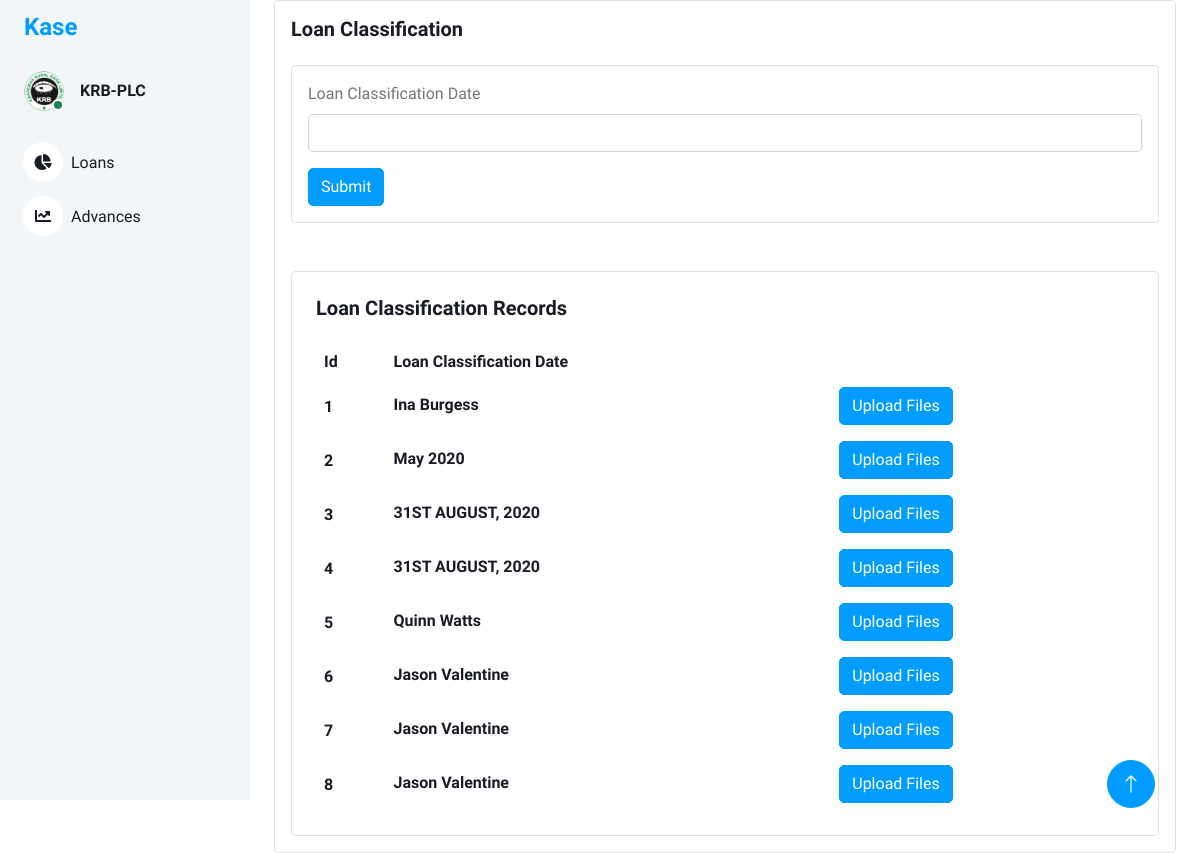
The page / on the database its author committed.
### models/loan_classification.py (models this page shows, shortened)
class LoanClassification(db.Model):
    id = db.Column(db.Integer, primary_key=True)
    loan_classification_name = db.Column(db.String(100), nullable=False)
    loan_classification_desc = db.Column(db.String(100), nullable=True)

### views/main_views.py (the view)
@bp.route('/')
def index():
    loan_classifications = LoanClassification.query.all()  # Retrieve all loan classifications from the database
    serialized_loan_classifications = []
    for classification in loan_classifications:
        serialized_loan_classifications.append({
            'id': classification.id,
            'loan_classification_name': classification.loan_classification_name,
            'loan_classification_desc': classification.loan_classification_desc,
        })
    return render_template('index.html',loan_classes=serialized_loan_classifications)

### templates/index.html (shortened to what this page needs)
<!DOCTYPE html>
<html lang="en">
<head>
    <link href="https://cdnjs.cloudflare.com/ajax/libs/font-awesome/5.10.0/css/all.min.css" rel="stylesheet">
    <link href="https://cdn.jsdelivr.net/npm/bootstrap-icons@1.4.1/font/bootstrap-icons.css" rel="stylesheet">
    <link href="{{ url_for('static', filename='lib/owlcarousel/assets/owl.carousel.min.css') }}" rel="stylesheet">
    <link href="{{ url_for('static', filename='lib/tempusdominus/css/tempusdominus-bootstrap-4.min.css') }}"
        rel="stylesheet" />
    <link href="{{ url_for('static',filename='css/bootstrap.min.css') }}" rel="stylesheet">
    <link href="{{ url_for('static', filename='css/style.css') }}" rel="stylesheet">
</head>
<body>
    <div class="container-xxl position-relative bg-white d-flex p-0">
        <div class="sidebar pe-4 pb-3">
            <nav class="navbar bg-light navbar-light">
                <a href="{{ url_for('main.index') }}" class="navbar-brand mx-4 mb-3">
                    <h4 class="text-primary">Kase</h4>
                </a>
                <div class="d-flex align-items-center ms-4 mb-4">
                    <div class="position-relative">
                        <img class="rounded-circle" src="{{ url_for('static',filename='img/krblogoBig.png') }}" alt=""
                            style="width: 40px; height: 40px;">
                        <div
                            class="bg-success rounded-circle border border-2 border-white position-absolute end-0 bottom-0 p-1">
                        </div>
                    </div>
                    <div class="ms-3">
                        <h6 class="mb-0">KRB-PLC</h6>
                    </div>
                </div>
                <div class="navbar-nav w-100">
                    <a href="{{ url_for('main.index') }}" class="nav-item nav-link"><i
                            class="fa fa-chart-pie me-2"></i>Loans
                    </a>
                    <a href="{{ url_for('returns.returns') }}" class="nav-item nav-link"><i
                            class="fa fa-chart-line me-2"></i>Advances</a>
                </div>
            </nav>
        </div>
        <div class="content">
            <div class="container-fluid">
                <div class="container-fluid">
                    <div class="card">
                        <div class="card-body">
                            <h5 class="card-title fw-semibold mb-4">Loan Classification</h5>
                            <div class="card">
                                <div class="card-body">
                                    <form method="post" action="{{ url_for('loan_classification.create_loan_classification') }}">
                                        <div class="mb-3">
                                            <label for="loanClassName" class="form-label">Loan Classification
                                                Date</label>
                                            <input type="text" class="form-control" name="loanClassName" id="loanClassName"
                                                aria-describedby="loanClassNameHelp">
                                        </div>
                                        <button type="submit" class="btn btn-primary">Submit</button>
                                    </form>
                                </div>
                            </div>
                            <br>
                            <br>
                            <div class="card w-100">
                                <div class="card-body p-4">
                                    <h5 class="card-title fw-semibold mb-4">Loan Classification Records </h5>
                                    <div class="table-responsive">
                                        <table class="table text-nowrap mb-0 align-middle">
                                            <thead class="text-dark fs-4">
                                                <tr>
                                                    <th class="border-bottom-0">
                                                        <h6 class="fw-semibold mb-0">Id</h6>
                                                    </th>
                                                    <th class="border-bottom-0">
                                                        <h6 class="fw-semibold mb-0">Loan Classification Date</h6>
                                                    </th>
                                                    <th class="border-bottom-0">
                                                    </th>
                                                </tr>
                                            </thead>
                                            <tbody>
                                                {% for classification in loan_classes %}
                                                <tr>
                                                    <td class="border-bottom-0">
                                                        <h6 class="fw-semibold mb-0">{{ classification.id }}</h6>
                                                    </td>
                                                    <td class="border-bottom-0">
                                                        <h6 class="fw-semibold mb-1">{{ classification.loan_classification_name }}</h6>
                                                    </td>
                                                    <td class="border-bottom-0">
                                                        <a href="{{ url_for('loan_classification.loan_classification_uploads') }}" class="btn btn-primary">Upload Files</a>
                                                    </td>
                                                </tr>
                                                {% endfor %}
                                            </tbody>
                                        </table>
                                    </div>
                                </div>
                            </div>
                        </div>
                    </div>
                </div>
            </div>
            <a href="#" class="btn btn-lg btn-primary btn-lg-square back-to-top"><i class="bi bi-arrow-up"></i></a>
        </div>
    </div>
</body>
</html>

### static/css/style.css (style rules this page uses)
:root { --primary: #009CFF; --light: #F3F6F9; --dark: #191C24; }
.back-to-top { position: fixed; display: none; right: 45px; bottom: 45px; z-index: 99; }
.btn { transition: .5s; }
.btn.btn-primary { color: #FFFFFF; }
.btn-lg-square { width: 48px; height: 48px; }
.btn-square, .btn-sm-square, .btn-lg-square { padding: 0; display: inline-flex; align-items: center; justify-content: center; font-weight: normal; border-radius: 50px; }
.sidebar { position: fixed; top: 0; left: 0; bottom: 0; width: 250px; height: 100vh; overflow-y: auto; background: var(--light); transition: 0.5s; z-index: 999; }
.content { margin-left: 250px; min-height: 100vh; background: #FFFFFF; transition: 0.5s; }
@media (min-width: 992px) { .sidebar { margin-left: 0; } }
@media (min-width: 992px) { .content { width: calc(100% - 250px); } }
.sidebar .navbar .navbar-nav .nav-link { padding: 7px 20px; color: var(--dark); font-weight: 500; border-left: 3px solid var(--light); border-radius: 0 30px 30px 0; outline: none; }
.sidebar .navbar .navbar-nav .nav-link i { width: 40px; height: 40px; display: inline-flex; align-items: center; justify-content: center; background: #FFFFFF; border-radius: 40px; }

### rows shown on the page
LoanClassification: id "1", loan_classification_name "Ina Burgess"
LoanClassification: id "2", loan_classification_name "May 2020"
LoanClassification: id "3", loan_classification_name "31ST AUGUST, 2020"
LoanClassification: id "4", loan_classification_name "31ST AUGUST, 2020"
LoanClassification: id "5", loan_classification_name "Quinn Watts"
LoanClassification: id "6", loan_classification_name "Jason Valentine"
LoanClassification: id "7", loan_classification_name "Jason Valentine"
LoanClassification: id "8", loan_classification_name "Jason Valentine"
